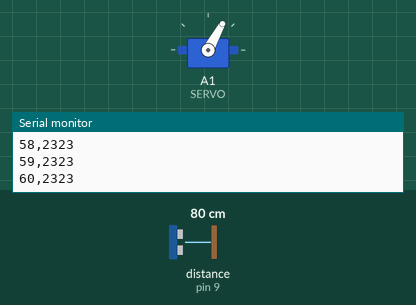
The sketch below on a simulated Arduino Uno, built with avr-gcc and run on an emulated ATmega328P. Parts: servo, the last lines printed to the serial monitor. Wiring (inferred from the names in the program): ultrasonic range finder: trigger pin 8; echo pin 9. The test bench sets the inputs (shaded band); at power-on: distance to the obstacle (sensor on pin 9) 80 cm. The echo pulse lasts 58.3 µs per cm.

Above: at 1.2 s.
1.3 s: distance to the obstacle (sensor on pin 9) set to 2 cm
At 1.46 s:
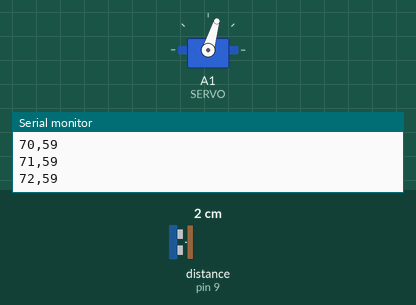
4.3 s: distance to the obstacle (sensor on pin 9) set to 4 cm
At 4.48 s:
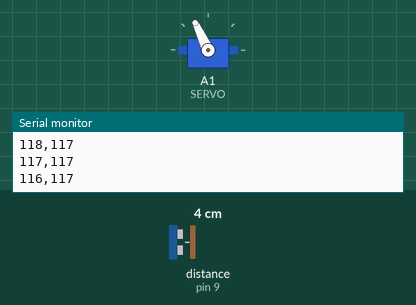
Timing chart, 0 to 13.3 s (numbered marks = the images above; inputs shaded):
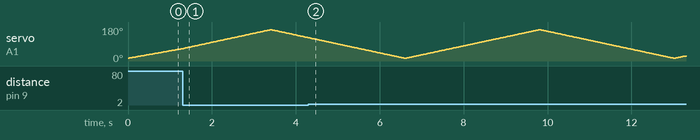

The sketch:

radar.ino
```cpp
#include <Servo.h>

#define TRIG 8
#define ECHO 9
#define SERVO A1

Servo rotator;
int angle = 15; //sensible default
bool forwardSweep = true;

void setup(){
    Serial.begin(9600);
    pinMode(TRIG, OUTPUT);
    pinMode(ECHO, INPUT);

    rotator.attach(SERVO);
    rotator.write(angle); //we start at the angle
    Serial.print("\n");
}
void loop(){

    /* think about what we should be doing */
    if (angle < 15){
        forwardSweep = true;

    } else if (angle > 165) {
        forwardSweep = false; //move backwards

    }

    //we havent moved yet, but we're at some angle;
    //take a reading and output to computer:

    delay(20); //wait for servo to stop moving
    long distance = calculateDistance();

    //send the information to the computer
    Serial.print(angle);
    Serial.print(",");
    Serial.print(distance,DEC);
    Serial.print("\n"); // newline to finish it off
    // println() will produce "\r\n" which you have to
    // account for in processing

    /* start moving in the proper direction */
    if (forwardSweep){
        angle++;
    }
    else {
        angle--;
    }

    rotator.write(angle);
}

long calculateDistance(){

    unsigned long duration = 0;

    digitalWrite(TRIG, LOW);
    delayMicroseconds(5);

    digitalWrite(TRIG, HIGH);
    delayMicroseconds(10);
    digitalWrite(TRIG, LOW);

    duration = pulseIn(ECHO, HIGH,100000);

    //return the raw duration, divided by 2.
    // the computer can convert to proper numbers.
    // by duration/29.1 seconds
    return duration >>1;
}
```
